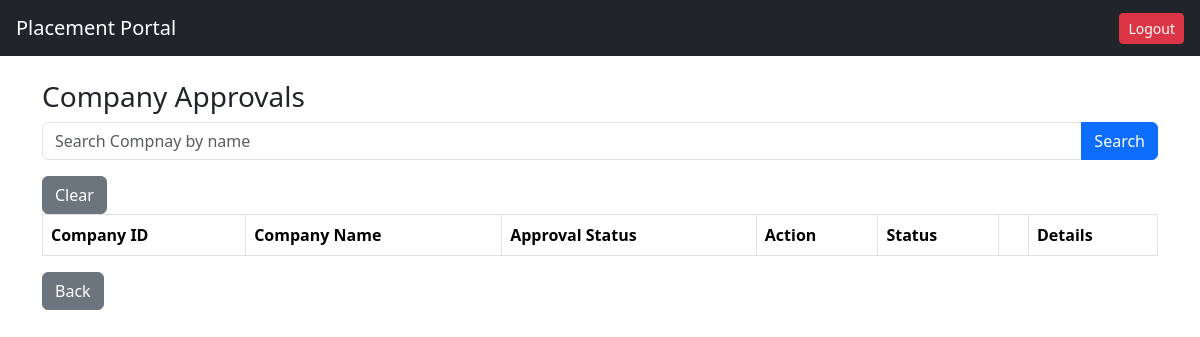
/admin/companies (signed in), run on an earlier commit of the app's database.
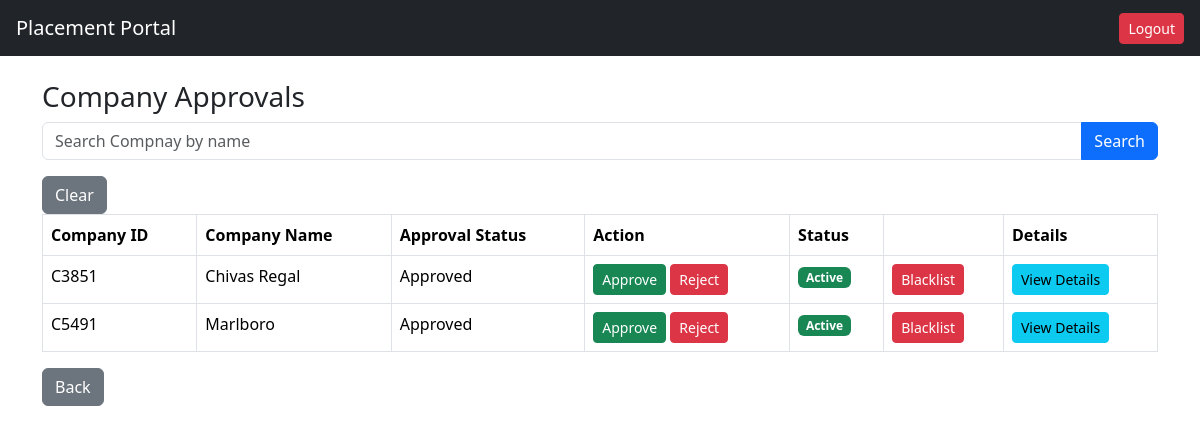
And on a later commit of the database.
### tables this page shows
CREATE TABLE company(
    id INTEGER PRIMARY KEY AUTOINCREMENT,
    company_uid TEXT,
    company_name TEXT,
    hr_contact TEXT,
    email TEXT UNIQUE,
    password TEXT,
    website TEXT,
    description TEXT,
    approval_status TEXT DEFAULT 'Pending',
    is_active INTEGER DEFAULT 1
);

### app.py (the view)
@app.route("/admin/companies")
def admin_companies():
    if session.get("role") != "admin":
        return redirect("/")
    search = request.args.get("search")
    conn = get_connection()
    if search:
        companies = conn.execute("""
        SELECT *
        FROM company
        WHERE company_name LIKE ?
        """,('%'+search+'%',)).fetchall()
    else:
        companies = conn.execute("""
        SELECT *
        FROM company
        """).fetchall()
    conn.close()
    return render_template(
        "admin_companies.html",
        companies=companies
    )

### models.py (called while the page is built)
def get_connection():
    conn = sqlite3.connect(DATABASE)
    conn.row_factory = sqlite3.Row
    return conn

### templates/admin_companies.html
{% extends "base.html" %}
{% block content %}
<h3>Company Approvals</h3>
<form method="GET" action="/admin/companies" class="mb-3">
<div class="input-group">
<input type="text"
name="search"
class="form-control"
placeholder="Search Compnay by name">
<button class="btn btn-primary">
Search
</button>
</div>
</form><a href="/admin/companies" class="btn btn-secondary">
Clear
</a>
<br>
<table class="table table-bordered">
<tr>
<th>Company ID</th>
<th>Company Name</th>
<th>Approval Status</th>
<th>Action</th>
<th>Status</th>
<th></th>
<th>Details</th>
</tr>
{% for c in companies %}
<tr>
<td>{{ c.company_uid }}</td>
<td>{{ c.company_name }}</td>
<td>
{{ c.approval_status }}
</td>
<td>
<a href="/admin/approve_company/{{ c.id }}" class="btn btn-success btn-sm">
Approve
</a>
<a href="/admin/reject_company/{{ c.id }}" class="btn btn-danger btn-sm">
Reject
</a>
</td>
<td>
{% if c.is_active == 1 %}
<span class="badge bg-success">
Active
</span>
{% else %}
<span class="badge bg-danger">
Blacklisted
</span>
{% endif %}
</td>
<td>
{% if c.is_active == 1 %}
<a href="/admin/blacklist_company/{{ c.id }}"
class="btn btn-danger btn-sm">
Blacklist
</a>
{% else %}
<a href="/admin/activate_company/{{ c.id }}"
class="btn btn-success btn-sm">
Activate
</a>
{% endif %}
<td>
<a href="/admin/company/{{ c.id }}" class="btn btn-info btn-sm">
View Details
</a>
</td>
</tr>
{% endfor %}
</table>
<a href="/admin" class="btn btn-secondary">Back</a>
{% endblock %}

What changed in the data, as far as the page shows it:
added company: company_uid "C3851", company_name "Chivas Regal", approval_status "Approved", is_active "Active"
added company: company_uid "C5491", company_name "Marlboro", approval_status "Approved", is_active "Active"
